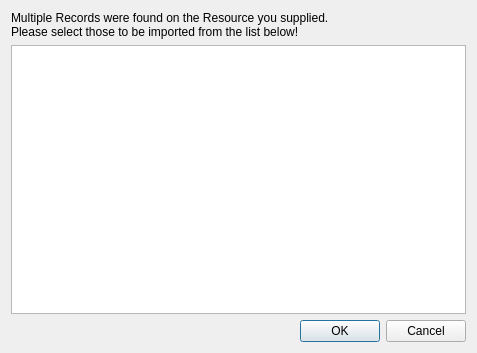
<?xml version="1.0" encoding="UTF-8"?>
<ui version="4.0">
 <class>MultipleRecordInsertDialog</class>
 <widget class="QDialog" name="MultipleRecordInsertDialog">
  <property name="geometry">
   <rect>
    <x>0</x>
    <y>0</y>
    <width>477</width>
    <height>353</height>
   </rect>
  </property>
  <property name="windowTitle">
   <string>Insert multiple articles ...</string>
  </property>
  <property name="windowIcon">
   <iconset resource="articletools.qrc">
    <normaloff>:/articletools/insert.png</normaloff>:/articletools/insert.png</iconset>
  </property>
  <layout class="QVBoxLayout" name="verticalLayout" stretch="0,0,0">
   <item>
    <widget class="QLabel" name="label">
     <property name="text">
      <string>Multiple Records were found on the Resource you supplied.&lt;br&gt; Please select those to be imported from the list below!</string>
     </property>
    </widget>
   </item>
   <item>
    <widget class="QListView" name="listView"/>
   </item>
   <item>
    <widget class="QDialogButtonBox" name="buttonBox">
     <property name="orientation">
      <enum>Qt::Horizontal</enum>
     </property>
     <property name="standardButtons">
      <set>QDialogButtonBox::Cancel|QDialogButtonBox::Ok</set>
     </property>
    </widget>
   </item>
  </layout>
 </widget>
 <resources>
  <include location="articletools.qrc"/>
 </resources>
 <connections>
  <connection>
   <sender>buttonBox</sender>
   <signal>accepted()</signal>
   <receiver>MultipleRecordInsertDialog</receiver>
   <slot>accept()</slot>
   <hints>
    <hint type="sourcelabel">
     <x>257</x>
     <y>436</y>
    </hint>
    <hint type="destinationlabel">
     <x>157</x>
     <y>274</y>
    </hint>
   </hints>
  </connection>
  <connection>
   <sender>buttonBox</sender>
   <signal>rejected()</signal>
   <receiver>MultipleRecordInsertDialog</receiver>
   <slot>reject()</slot>
   <hints>
    <hint type="sourcelabel">
     <x>325</x>
     <y>436</y>
    </hint>
    <hint type="destinationlabel">
     <x>286</x>
     <y>274</y>
    </hint>
   </hints>
  </connection>
 </connections>
</ui>
